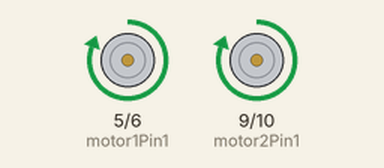
Recording of a sketch running on a simulated Arduino Uno, built with avr-gcc and run on an emulated ATmega328P. Shown: motor-driver pin pairs drawn as motors (green arrow = first pin HIGH = forward, orange = second pin HIGH = backward, longer = more drive).

Above: at 1.0 s.
At 2.5 s:
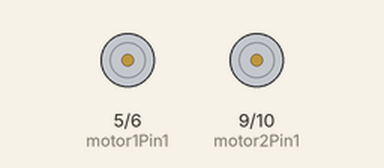
At 4.0 s:
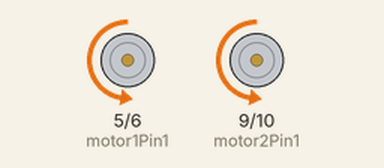
Timing chart, 0 to 7.8 s (numbered marks = the images above):
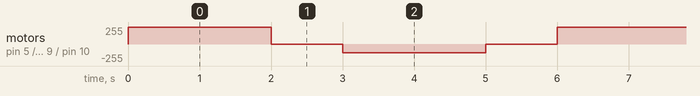

Measured:
- by itself, motor on pin 5 (motor1Pin1) / pin 6 (motor1Pin2), motor on pin 9 (motor2Pin1) / pin 10 (motor2Pin2): repeats every 6.0 s: stopped 1.0 s, backward 128/255 2.0 s, stopped 1.0 s, forward 255/255 2.0 s

The sketch:

ders_15_iki_motor_kontrol_hiz_kontrol.ino
```cpp
// Motor pinlerini tanımlıyoruz
int motor1Pin1 = 5;   // Motor 1 için pin
int motor1Pin2 = 6;   // Motor 1 için pin
int motor2Pin1 = 9;   // Motor 2 için pin
int motor2Pin2 = 10;  // Motor 2 için pin

void setup() {
  // Motor pinlerini çıkış olarak ayarlıyoruz
  pinMode(motor1Pin1, OUTPUT);
  pinMode(motor1Pin2, OUTPUT);
  pinMode(motor2Pin1, OUTPUT);
  pinMode(motor2Pin2, OUTPUT);
}

void loop() {
  // Motorları ileri döndür (tam hız)
  analogWrite(motor1Pin1, 255); // Motor 1 ileri
  analogWrite(motor1Pin2, 0);
  analogWrite(motor2Pin1, 255); // Motor 2 ileri
  analogWrite(motor2Pin2, 0);
  delay(2000); // 2 saniye ileri

  // Motorları durdur
  analogWrite(motor1Pin1, 0);
  analogWrite(motor1Pin2, 0);
  analogWrite(motor2Pin1, 0);
  analogWrite(motor2Pin2, 0);
  delay(1000); // 1 saniye dur

  // Motorları geri döndür (yarı hız)
  analogWrite(motor1Pin1, 0);
  analogWrite(motor1Pin2, 128); // Motor 1 geri yarı hız
  analogWrite(motor2Pin1, 0);
  analogWrite(motor2Pin2, 128); // Motor 2 geri yarı hız
  delay(2000); // 2 saniye geri

  // Motorları durdur
  analogWrite(motor1Pin1, 0);
  analogWrite(motor1Pin2, 0);
  analogWrite(motor2Pin1, 0);
  analogWrite(motor2Pin2, 0);
  delay(1000); // 1 saniye dur
}
```
